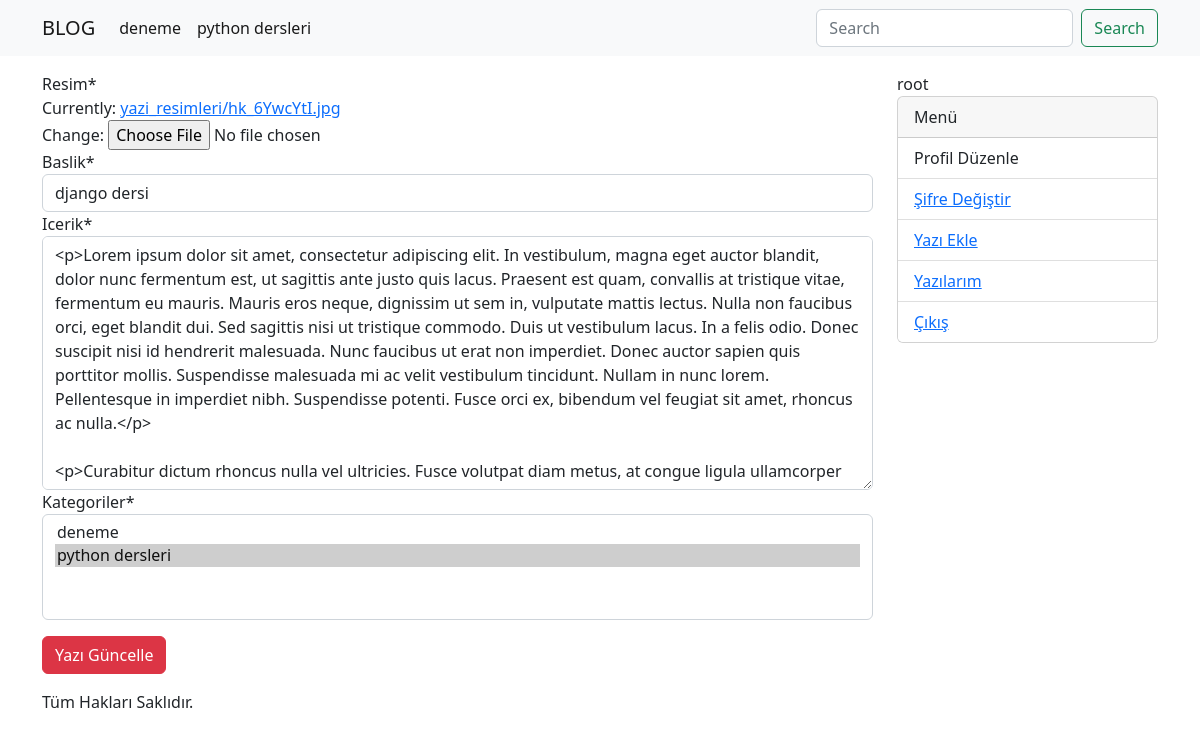
Before: /yazi-guncelle/django-dersi (signed in) with the older database file.
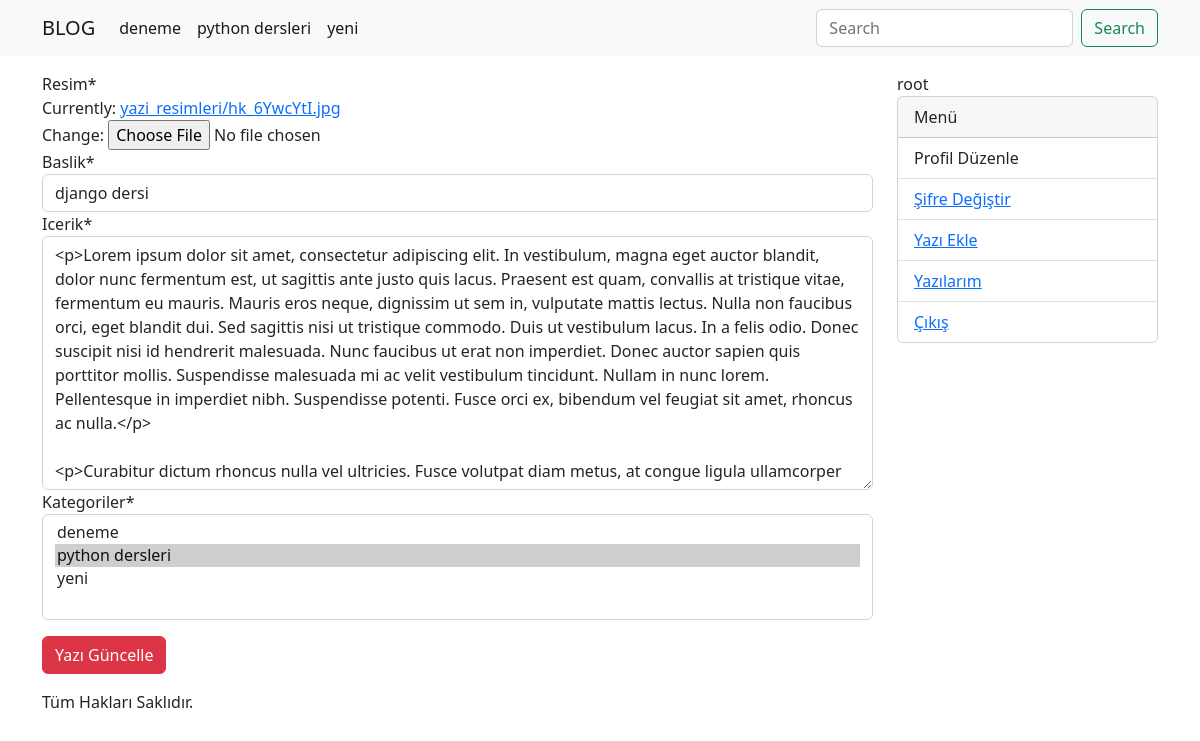
After: the same page with the newer database file.
### blog/models/kategori.py (models this page shows)
class KategoriModel(models.Model):
    isim = models.CharField(max_length=30, blank=False, null=False)
    slug = AutoSlugField(populate_from='isim', unique = True)
    class Meta:
        db_table = 'kategori'
        verbose_name_plural = 'Kategoriler'
        verbose_name ='Kategori'
    def __str__(self):
        return self.isim

### blog/models/yazi.py (models this page shows, shortened)
class YazilarModel(DateAbstractModel):
    resim=models.ImageField(upload_to='yazi_resimleri')
    baslik = models.CharField(max_length=50)
    icerik = RichTextField()
    slug = AutoSlugField(populate_from='baslik', unique=True)
    kategoriler = models.ManyToManyField(KategoriModel, related_name='yazi' )
    yazar = models.ForeignKey('account.CustomUserModel', on_delete = models.CASCADE, related_name='yazilar')
    class Meta:
        verbose_name='Yazi'
        verbose_name_plural='Yazilar'
        db_table='Yazi'

### account/models.py (models this page shows)
class CustomUserModel(AbstractUser):
    avatar=models.ImageField(upload_to='avatar/', blank=True, null=True)
    class Meta:
        db_table='user'
        verbose_name='Kullanıcı'
        verbose_name_plural='Kullanıcılar'
    def __str__(self):
        return self.username

### blog/views/yazi_guncelle.py (the view)
# urls.py: path('yazi-guncelle/<slug:slug>', yazi_guncelle, name='yazi-guncelle'),
@login_required(login_url='/')
def yazi_guncelle(request, slug):
    yazi = get_object_or_404(YazilarModel, slug=slug, yazar=request.user)
    form = YaziGuncelleFormModel(request.POST or None, files=request.FILES or None, instance=yazi)
    if form.is_valid():
        form.save()
        return redirect('detay', slug=yazi.slug)
    return render(request, 'pages/yazi-guncelle.html', context = {
        'form':form
    })

### blog/forms/yazi_guncelle.py
class YaziGuncelleFormModel(forms.ModelForm):
    class Meta:
        model = YazilarModel
        exclude =('yazar', 'slug')

### blog/templatetags/kategori_list.py (called while the page is built)
@register.simple_tag
def kategori_list():
    kategoriler=KategoriModel.objects.all()
    return kategoriler

### blog/templates/pages/yazi-guncelle.html (shortened to what this page needs)
{% extends 'base.html' %}
{% load crispy_forms_tags %}
{% block content %}
    <form enctype="multipart/form-data" method="POST">
        {{ form | crispy}}
        <input type="submit" class= 'btn btn-danger mt-3 mb-3' value="Yazı Güncelle"/>
    </form>
{% endblock %}

### templates/base.html (shortened to what this page needs)
{% load static %}
<!doctype html>
<html lang="en">
  <head>
    <link href="{% static 'css/bootstrap.min.css' %}" rel="stylesheet">
</head>
  <body>
{% include 'components/navbar.html' %}
      <div class="container mt-3">
        <div class="row">
            <div class="col-sm-9">
                {% block content %}{% endblock %}
            </div>
            {% include 'components/sidebar.html' %}
        </div>
        {% include 'components/footer.html' %}
  </body>
</html>

### templates/components/navbar.html (shortened to what this page needs)
{% load kategori_list %}
{% kategori_list as kategoriler %}
<nav class="navbar navbar-expand-lg bg-light">
    <div class="container">
      <a class="navbar-brand" href="{% url 'anasayfa' %}">BLOG</a>
      <div class="collapse navbar-collapse" id="navbarSupportedContent">
        <ul class="navbar-nav me-auto mb-2 mb-lg-0">
          {% for kategori in kategoriler %}
          <li class="nav-item">
            <a class="nav-link active" aria-current="page" href="{% url 'kategori' kategoriSlug=kategori.slug %}">{{ kategori.isim }}</a>
          </li>
          {% endfor %}
        </ul>
        <form acrion="{% url 'anasayfa' %}" class="d-flex" role="search">
          <input class="form-control me-2" name="sorgu" type="search" placeholder="Search" aria-label="Search">
          <button class="btn btn-outline-success"  type="submit">Search</button>
        </form>
      </div>
    </div>
  </nav>

### templates/components/sidebar.html
<div class="col-sm-3">
  {{request.user}}
    <div class="card mb-3">
        <div class="card-header">
          Menü
        </div>
        {% if request.user.is_authenticated %}
          <ul class="list-group list-group-flush">
            <li class="list-group-item">Profil Düzenle</li>
            <li class="list-group-item"><a href="{% url 'sifre-degistir' %}">Şifre Değiştir</a></li>
            <li class="list-group-item"><a href="{% url 'yazi-ekle' %}">Yazı Ekle</li>
            <li class="list-group-item"><a href="{% url 'yazilarim' %}">Yazılarım</a></li>
            <li class="list-group-item"><a href="{% url 'cikis' %}">Çıkış</a></li>
          </ul>
        {% else %}
        Login formu gelecek.
        {% endif %}
      </div>
</div>

### templates/components/footer.html
<div class="row">
    <div class="col-12">
        <p>Tüm Hakları Saklıdır.</p>
    </div>
</div>
</div>

Changed rows visible on the page:
added KategoriModel: isim "yeni"
Other visible differences:
form field kategoriler: "deneme / python dersleri ☑" → "deneme / python dersleri ☑ / yeni"
